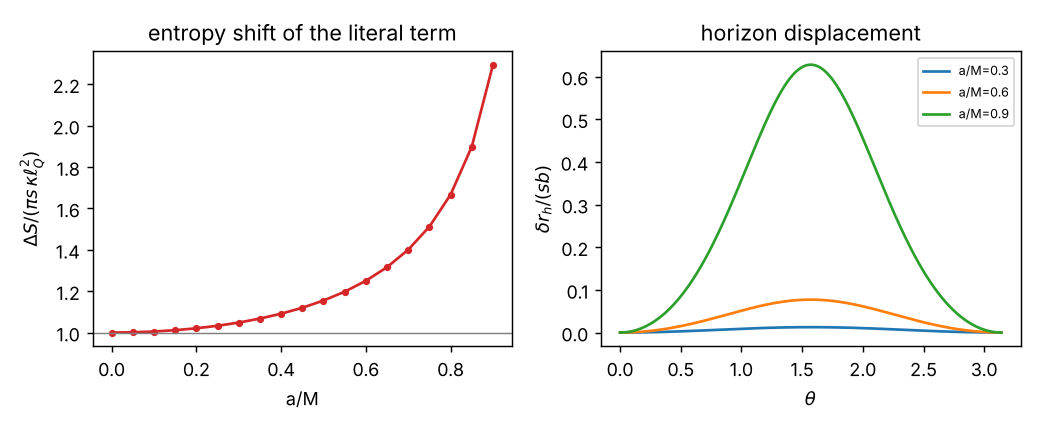

Python code for this plot:
#!/usr/bin/env python3
"""
kerr_quantum_term.py -- the literal master-metric quantum term on a rotating (Kerr) source.
==========================================================================================

Setup.  Kerr in ingoing Kerr-Schild form, g = eta + H k k, H = 2Mr/Sigma, k = dv - a sin^2(th) dphi (+ dr),
sigma_mu = sqrt(H) k_mu.  The quantum term of the master metric is  delta g = s * b * C,  b = kappa l_Q^2,
C_ab = eta^{cd} d_a sigma_c d_b sigma_d.

Result (verified symbolically in the tests, by pulling the Cartesian tensor back to spheroidal coordinates):

        delta g = s b (2Mr/Sigma) (d theta^2 + sin^2(th) d phi^2)             (angular only, as for Schwarzschild)

Because Kerr has g^{r phi} = a/Sigma != 0, an angular-only perturbation still moves the horizon.  To first order in b the
horizon r = r_h(theta) is the null surface g^{rr} = 0 (g^{r theta} = 0, so the r_h' term is second order):

        delta r_h(theta) = s b a^2 sin^2(th) (r+^2 + a^2) / (2 Sigma^2 (r+ - M)).

The induced area and the shift  Delta S = Delta A / 4  (G = hbar = 1) follow by integrating over theta.
"""
import numpy as np
import sympy as sp

v, r, th, ph = sp.symbols("v r theta phi", real=True)
M, a, b, s = sp.symbols("M a b s", real=True)

Sigma = r ** 2 + a ** 2 * sp.cos(th) ** 2
Delta = r ** 2 - 2 * M * r + a ** 2
H = 2 * M * r / Sigma


def kerr_metric():
    """Ingoing Kerr-Schild Kerr, coordinates (v, r, theta, phi)."""
    g = sp.zeros(4, 4)
    S2 = sp.sin(th) ** 2
    g[0, 0] = -(1 - H)
    g[0, 1] = g[1, 0] = 1
    g[0, 3] = g[3, 0] = -H * a * S2
    g[1, 3] = g[3, 1] = -a * S2
    g[2, 2] = Sigma
    g[3, 3] = S2 * ((r ** 2 + a ** 2) ** 2 - Delta * a ** 2 * S2) / Sigma
    return g


def delta_metric():
    d = sp.zeros(4, 4)
    d[2, 2] = H
    d[3, 3] = H * sp.sin(th) ** 2
    return d


def perturbed_metric():
    return kerr_metric() + s * b * delta_metric()


def r_plus(Mv, av):
    return Mv + np.sqrt(Mv ** 2 - av ** 2)


def delta_rh_formula():
    rp = M + sp.sqrt(M ** 2 - a ** 2)
    return s * b * a ** 2 * sp.sin(th) ** 2 * (rp ** 2 + a ** 2) / (2 * Sigma.subs(r, rp) ** 2 * (rp - M))


def delta_rh_from_inverse():
    """delta r_h from g^{rr}=0 using the first-order inverse (independent of the closed form above)."""
    g0 = kerr_metric()
    gi = g0.inv()
    dgi = -gi * (s * b * delta_metric()) * gi
    grr0 = sp.simplify(gi[1, 1])
    dgrr = sp.simplify(dgi[1, 1])
    rp = M + sp.sqrt(M ** 2 - a ** 2)
    return sp.simplify((-dgrr / sp.diff(grr0, r)).subs(r, rp))


_INV = {}


def _inverse_funcs():
    """Lambdified g^{rr} and g^{r phi}/g^{r v} of the perturbed metric (symbolic inverse, built once)."""
    if not _INV:
        gi = perturbed_metric().inv()
        args = (r, M, a, b, s, th)
        _INV["grr"] = sp.lambdify(args, gi[1, 1], "numpy")
        _INV["om"] = sp.lambdify(args, gi[3, 1] / gi[0, 1], "numpy")
    return _INV


def exact_horizon_radius(Mv, av, bv, thv, sv=1.0):
    """Root of the full g^{rr}(r, theta) = 0 near r_+ for finite b (numerical, no linearisation)."""
    from scipy.optimize import brentq
    grr = _inverse_funcs()["grr"]
    rp = r_plus(Mv, av)
    lo, hi = rp - 0.5 * (rp - Mv), rp + 0.5 * (rp - Mv) + 0.2
    return brentq(lambda x: float(grr(x, Mv, av, bv, sv, thv)), lo, hi)


def area_shift_integrand():
    """First-order d(sqrt(h)) / d(theta dphi) of the horizon 2-surface, h = induced metric on r = r_h(theta)."""
    g = perturbed_metric()
    drh = delta_rh_formula()
    rp = M + sp.sqrt(M ** 2 - a ** 2)
    hthth = g[2, 2]
    hphph = g[3, 3]
    sq = sp.sqrt(hthth * hphph)                                   # g_rr = g_r theta = 0; cross term h_theta phi is O(b) -> O(b^2) in det
    sq0 = sq.subs(b, 0)
    first = sp.diff(sq, b).subs(b, 0) + sp.diff(sq0, r) * drh / b
    return sp.simplify(first.subs(r, rp) * b)


def area_shift(Mv, av, sv=1.0, bv=1.0):
    """Delta A at first order in b (G = hbar = c = 1), with M, a numeric."""
    from scipy.integrate import quad
    f = sp.lambdify(th, area_shift_integrand().subs({M: Mv, a: av, s: sv, b: bv}), "numpy")
    return 2 * np.pi * quad(lambda x: float(f(x)), 0, np.pi, epsabs=1e-13, epsrel=1e-12)[0]


def entropy_shift_over_pi_b(Mv, av, sv=1.0):
    """Delta S / (pi s b) with Delta S = Delta A / 4; equals 1 for Schwarzschild."""
    return area_shift(Mv, av, sv, 1.0) / (4 * np.pi * sv)


def angular_velocity_profile(Mv, av, bv, thv, sv=1.0):
    """Omega(theta) = g^{r phi} / g^{r v} on the perturbed horizon (generator direction), numeric, finite b."""
    om = _inverse_funcs()["om"]
    return np.array([float(om(exact_horizon_radius(Mv, av, bv, t, sv), Mv, av, bv, sv, t)) for t in thv])


def main():
    import matplotlib
    matplotlib.use("Agg")
    import matplotlib.pyplot as plt
    from pathlib import Path
    print("delta r_h closed form == from inverse metric:",
          sp.simplify(delta_rh_formula() - delta_rh_from_inverse()) == 0)
    ratios = np.linspace(0.0, 0.9, 19)
    vals = [entropy_shift_over_pi_b(1.0, x) for x in ratios]
    for x, y in zip(ratios[::3], vals[::3]):
        print("a/M = %.2f   Delta S/(pi s b) = %.6f" % (x, y))
    thv = np.linspace(0.2, np.pi - 0.2, 5)
    om0 = angular_velocity_profile(1.0, 0.6, 0.0, thv)
    om1 = angular_velocity_profile(1.0, 0.6, 1e-3, thv)
    print("Omega(theta), b=0   :", om0)
    print("Omega(theta), b=1e-3:", om1, " spread", np.ptp(om1))
    fig, ax = plt.subplots(1, 2, figsize=(8, 3.3))
    ax[0].plot(ratios, vals, "C3-o", ms=3)
    ax[0].axhline(1, color="gray", lw=0.8)
    ax[0].set_xlabel("a/M"); ax[0].set_ylabel(r"$\Delta S/(\pi s\,\kappa\ell_Q^2)$"); ax[0].set_title("entropy shift of the literal term")
    tt = np.linspace(0, np.pi, 200)
    for x in (0.3, 0.6, 0.9):
        rp = r_plus(1.0, x)
        ax[1].plot(tt, x ** 2 * np.sin(tt) ** 2 * (rp ** 2 + x ** 2) / (2 * (rp ** 2 + x ** 2 * np.cos(tt) ** 2) ** 2 * (rp - 1)),
                   label="a/M=%.1f" % x)
    ax[1].set_xlabel(r"$\theta$"); ax[1].set_ylabel(r"$\delta r_h/(s b)$"); ax[1].legend(fontsize=7)
    ax[1].set_title("horizon displacement")
    fig.tight_layout()
    out = Path(__file__).resolve().parent / "kerr_quantum_term.png"
    fig.savefig(out, dpi=130)
    print("figure ->", out)


if __name__ == "__main__":
    main()
